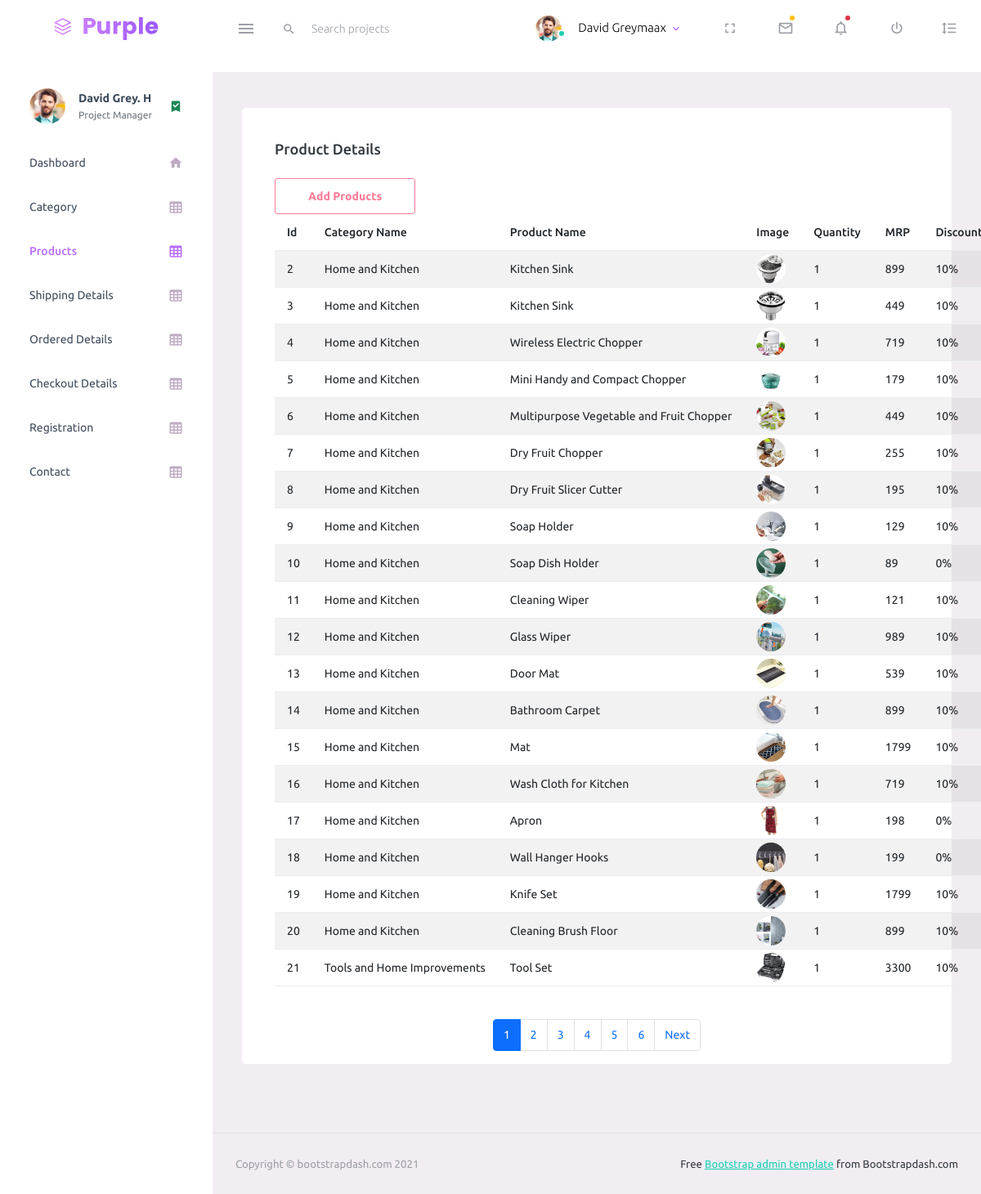
The app's page /admin/pages/tables/producttable.php with its own data.
### tables this page shows
CREATE TABLE `product` (
  `id` int(11) NOT NULL,
  `cid` int(11) NOT NULL,
  `cname` varchar(255) NOT NULL,
  `name` varchar(255) NOT NULL,
  `image` varchar(255) NOT NULL,
  `description` text NOT NULL,
  `quantity` int(11) NOT NULL,
  `mrp` int(11) NOT NULL,
  `discount` int(11) NOT NULL
);

### admin/pages/tables/producttable.php (the view, shortened to what this page needs)
<!DOCTYPE html>
<html lang="en">
  <head>
    <link rel="stylesheet" href="../../assets/vendors/mdi/css/materialdesignicons.min.css">
    <link rel="stylesheet" href="../../assets/vendors/css/vendor.bundle.base.css">
    <link rel="stylesheet" href="../../assets/css/style.css">
  </head>
  <body>
    <div class="container-scroller">
        <?php
            include("../../header.php");
        ?>
      <div class="container-fluid page-body-wrapper">
            <?php
                include("../../nav.php");
            ?>
        <div class="main-panel">
          <div class="content-wrapper">
            <div class="row">
              <div class="col-lg-12 grid-margin stretch-card">
                <div class="card">
                  <div class="card-body">
                    <h4 class="card-title">Product Details</h4>
                    <a href="../../pages/forms/productform.php">
                    <button type="button" class="btn btn-outline-danger btn-fw">Add Products</button>
                  </a>
                    <table class="table table-striped">
                        <?php
                          $limit = 20;
                          if(isset($_GET['page']))
                          {
                              $page=$_GET['page'];
                          }
                          else
                          {
                              $page=1;
                          }
                          $offset=($page - 1) * $limit;
                            $sql="select * from product LIMIT {$offset} , {$limit}";
                            $a=mysqli_query($con,$sql);
                        ?>
                      <thead>
                        <tr>
                          <th> Id </th>
                          <th> Category Name </th>
                          <th> Product Name </th>
                          <th> Image </th>
                          <th> Quantity </th>
                          <th> MRP </th>
                          <th> Discount </th>
                        </tr>
                      </thead>
                      <tbody>
                        <?php
                            while($rw=mysqli_fetch_row($a))
                            {
                        ?>
                        <tr>
                          <td> <?php echo $rw[0];?> </td>
                          <td> <?php echo $rw[2];?> </td>
                          <td> <?php echo $rw[3];?> </td>
                          <td class="py-1">
                            <img src="../forms/pics/<?php echo $rw[4];?>" />
                          </td>
                          <td> <?php echo $rw[6];?> </td>
                          <td> <?php echo $rw[7];?> </td>
                          <td> <?php echo $rw[8];?>% </td>
                        </tr>
                        <?php
                            }
                        ?>
                      </tbody>
                    </table>
                  </div>
                  <?php
                      $sql1 = "select * from product";
                      $result1 = mysqli_query($con,$sql1) or die("Query Failed.");
                      if(mysqli_num_rows($result1)>0)
                      {
                          $total_records = mysqli_num_rows($result1);
                          $total_page = ceil($total_records / $limit);
                        echo '<div class="col-12">
                          <nav>
                          <ul class="pagination justify-content-center">';
                          for($i = 1; $i <= $total_page; $i++)
                          {
                              if($i == $page)
                              {
                                  $active = "active";
                              }
                              else
                              {
                                  $active = "";
                              }
                              echo '<li class="page-item '.$active.'"><a class="page-link" href="?page='.$i.'">'.$i.'</a></li>';
                          }
                          if($total_page > $page)
                          {
                              echo '<li class="page-item"><a class="page-link" href="producttable.php"?page='.($page + 1).'">Next</a></li>';
                          }
                        echo '</ul>
                          </nav>
                        </div>';
                      }
                    ?>
                </div>
              </div>
            </div>
          </div>
          <?php
            include("../../footer.php");
          ?>
        </div>
      </div>
  </body>
</html>

### records on screen
product: id "2", cname "Home and Kitchen", name "Kitchen Sink", image (picture), quantity "1", mrp "899", discount "10"
product: id "3", cname "Home and Kitchen", name "Kitchen Sink", image (picture), quantity "1", mrp "449", discount "10"
product: id "4", cname "Home and Kitchen", name "Wireless Electric Chopper", image (picture), quantity "1", mrp "719", discount "10"
product: id "5", cname "Home and Kitchen", name "Mini Handy and Compact Chopper", image (picture), quantity "1", mrp "179", discount "10"
product: id "6", cname "Home and Kitchen", name "Multipurpose Vegetable and Fruit Chopper", image (picture), quantity "1", mrp "449", discount "10"
product: id "7", cname "Home and Kitchen", name "Dry Fruit Chopper", image (picture), quantity "1", mrp "255", discount "10"
product: id "8", cname "Home and Kitchen", name "Dry Fruit Slicer Cutter", image (picture), quantity "1", mrp "195", discount "10"
product: id "9", cname "Home and Kitchen", name "Soap Holder", image (picture), quantity "1", mrp "129", discount "10"
product: id "10", cname "Home and Kitchen", name "Soap Dish Holder", image (picture), quantity "1", mrp "89", discount "0"
product: id "11", cname "Home and Kitchen", name "Cleaning Wiper", image (picture), quantity "1", mrp "121", discount "10"
product: id "12", cname "Home and Kitchen", name "Glass Wiper", image (picture), quantity "1", mrp "989", discount "10"
product: id "13", cname "Home and Kitchen", name "Door Mat", image (picture), quantity "1", mrp "539", discount "10"
product: id "14", cname "Home and Kitchen", name "Bathroom Carpet", image (picture), quantity "1", mrp "899", discount "10"
product: id "15", cname "Home and Kitchen", name "Mat", image (picture), quantity "1", mrp "1799", discount "10"
product: id "16", cname "Home and Kitchen", name "Wash Cloth for Kitchen", image (picture), quantity "1", mrp "719", discount "10"
product: id "17", cname "Home and Kitchen", name "Apron", image (picture), quantity "1", mrp "198", discount "0"
product: id "18", cname "Home and Kitchen", name "Wall Hanger Hooks", image (picture), quantity "1", mrp "199", discount "0"
product: id "19", cname "Home and Kitchen", name "Knife Set", image (picture), quantity "1", mrp "1799", discount "10"
product: id "20", cname "Home and Kitchen", name "Cleaning Brush Floor", image (picture), quantity "1", mrp "899", discount "10"
product: id "21", cname "Tools and Home Improvements", name "Tool Set", image (picture), quantity "1", mrp "3300", discount "10"
